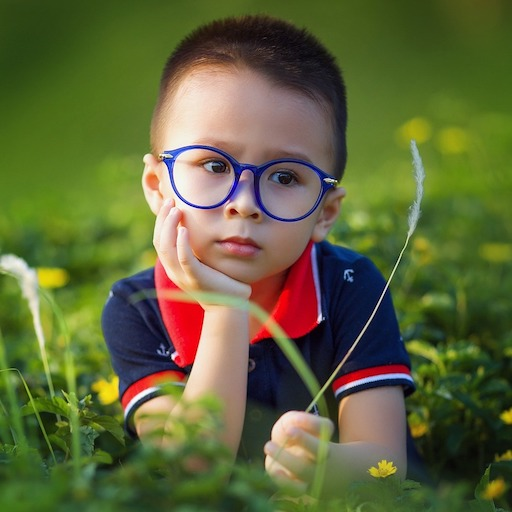
#> input picture src/OpenCV/week2/assignment-1/images/sample.jpg, 512 x 512 px, found by its file name
$ jupyter execute sharpeningFilter.ipynb   (shell and % lines are left out)   (older library calls are emulated)
#> lines starting #> are read from the running program, lines starting #| are printed output that depends on the picture
[cell 1]
import cv2
import matplotlib.pyplot as plt
import numpy as np

DATA_PATH = "/Users/admin/Iqbal/Study/OpenCV/LearnOpenCV/src/res/opencv-courses/"

[cell 2]
im = cv2.imread(DATA_PATH+"images/sample.jpg")
#> im is the input picture: shape (512, 512, 3); mean B, G, R 57.8, 101.6, 95.4

[cell 3]
kernel = np.array([0,-1,0,
                   -1,5,-1,
                   0,-1,0],dtype='int')

sharpenIm = cv2.filter2D(im,-1,kernel)
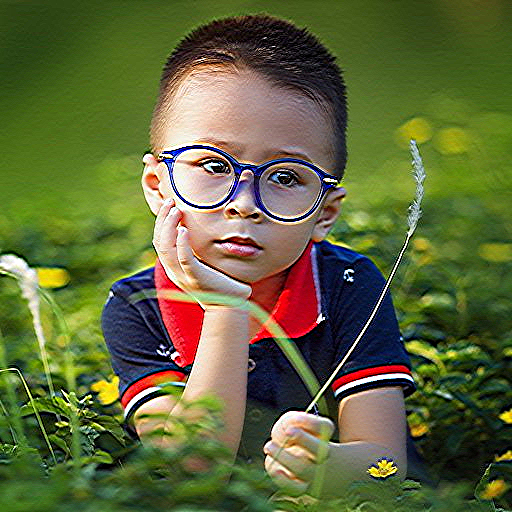
#> sharpenIm: shape (512, 512, 3); mean B, G, R 58.6, 102.6, 96.1

plt.subplot(121);plt.imshow(im[...,::-1]);plt.title("Original Image")
plt.subplot(122);plt.imshow(sharpenIm[...,::-1]);plt.title("Sharpened Image")
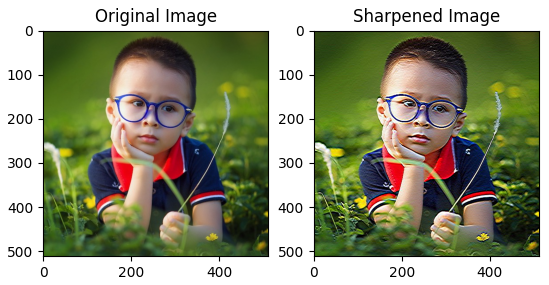
#> figure drawn by matplotlib, 2 panels

[cell 4]
#𝐼𝑠=𝐼+𝛼(𝐼−𝐼𝑏)

imb = cv2.GaussianBlur(im,(3,3),0)
im=cv2.Laplacian(imb, cv2.CV_32F, ksize=3,scale=1,delta=0)
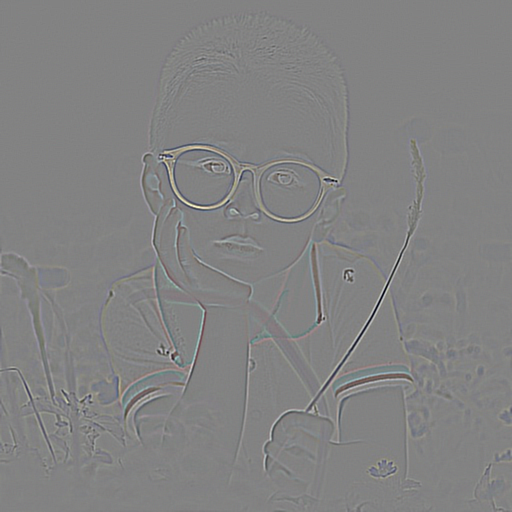
#> im: shape (512, 512, 3) float32; mean B, G, R 0, 0, 0; drawn with min black and max white
shaprenIm = im + 1*im
plt.imshow(shaprenIm[...,::-1])
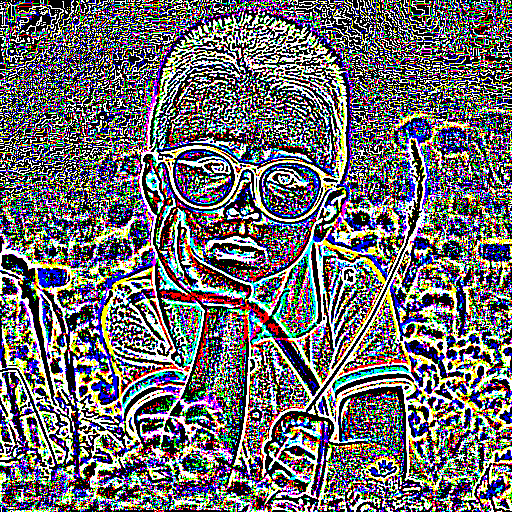
#> shown: shape (512, 512, 3) float32; mean R, G, B 0.428, 0.423, 0.434
